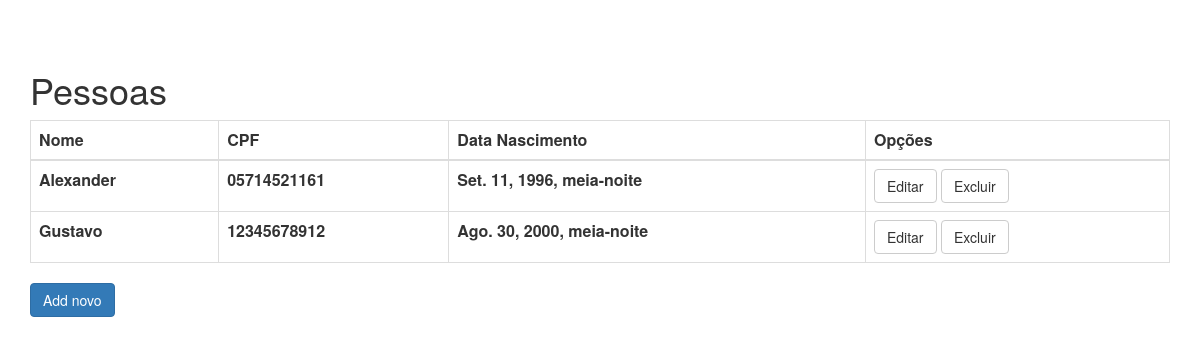
The app's page /pessoa/ with its own data.
### pessoa/models.py (models this page shows, shortened)
class Pessoa(models.Model):
    nome = models.CharField(max_length = 200,verbose_name='Nome')
    cpf = models.CharField(max_length = 11, verbose_name='CPF')
    data_nasc = models.DateTimeField('Data de nascimento')

### pessoa/views.py (the view)
class PessoaLista(ListView):
    model = Pessoa

### pessoa/templates/pessoa/pessoa_list.html
{% load static %}
<link rel="stylesheet" type="text/css" href="{% static 'pessoa/css/bootstrap.css' %}" />
<div class="container" style="margin-top:50px">
    <h1>Pessoas</h1>
    {% if object_list %}
    <table class="table table-bordered">
        <thead>
            <tr>
                <th>Nome</th>
                <th>CPF</th>
                <th>Data Nascimento</th>
                <th>Opções</th>
            </tr>
        </thead>
        <tbody>
            {%for pessoa in object_list %}
            <tr>
                <th>{{pessoa.nome }}</th>
                <th>{{ pessoa.cpf }} </th>
                <th>{{ pessoa.data_nasc }}</th>
                <th> <a class="btn btn-default" href="{% url 'pessoa:pessoa_edit' pessoa.id %}"> Editar </a>
                     <a class="btn btn-default" href="{% url 'pessoa:pessoa_delete' pessoa.id %}"> Excluir </a> </th>
            </tr>
            {%endfor%}
        </tbody>
    </table>
    {% else %}
    <p> Não existe nenhum dado de pessoa. Clique em "Add novo" para adcionar um.</p>
    {% endif %}
    <a class="btn btn-primary" type="button" href="{% url 'pessoa:pessoa_new' %}">Add novo</a>
</div>

### records on screen
Pessoa: nome "Alexander", cpf "05714521161", data_nasc "Set. 11, 1996, meia-noite"
Pessoa: nome "Gustavo", cpf "12345678912", data_nasc "Ago. 30, 2000, meia-noite"
